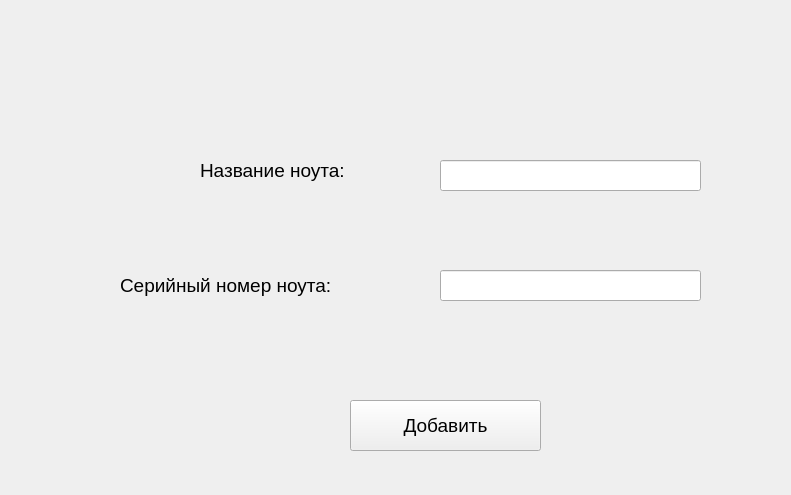
<?xml version="1.0" encoding="UTF-8"?>
<ui version="4.0">
 <class>names_added</class>
 <widget class="QWidget" name="names_added">
  <property name="geometry">
   <rect>
    <x>0</x>
    <y>0</y>
    <width>791</width>
    <height>495</height>
   </rect>
  </property>
  <property name="windowTitle">
   <string>Form</string>
  </property>
  <widget class="QLineEdit" name="lineEdit">
   <property name="geometry">
    <rect>
     <x>440</x>
     <y>160</y>
     <width>261</width>
     <height>31</height>
    </rect>
   </property>
  </widget>
  <widget class="QPushButton" name="pushButton">
   <property name="geometry">
    <rect>
     <x>350</x>
     <y>400</y>
     <width>191</width>
     <height>51</height>
    </rect>
   </property>
   <property name="font">
    <font>
     <pointsize>14</pointsize>
    </font>
   </property>
   <property name="text">
    <string>Добавить</string>
   </property>
  </widget>
  <widget class="QLineEdit" name="lineEdit_2">
   <property name="geometry">
    <rect>
     <x>440</x>
     <y>270</y>
     <width>261</width>
     <height>31</height>
    </rect>
   </property>
  </widget>
  <widget class="QLabel" name="label_2">
   <property name="geometry">
    <rect>
     <x>120</x>
     <y>260</y>
     <width>261</width>
     <height>51</height>
    </rect>
   </property>
   <property name="font">
    <font>
     <pointsize>14</pointsize>
    </font>
   </property>
   <property name="text">
    <string>Серийный номер ноута:</string>
   </property>
  </widget>
  <widget class="QLabel" name="label">
   <property name="geometry">
    <rect>
     <x>200</x>
     <y>150</y>
     <width>171</width>
     <height>41</height>
    </rect>
   </property>
   <property name="font">
    <font>
     <pointsize>14</pointsize>
    </font>
   </property>
   <property name="text">
    <string>Название ноута:</string>
   </property>
  </widget>
 </widget>
 <resources/>
 <connections/>
</ui>
